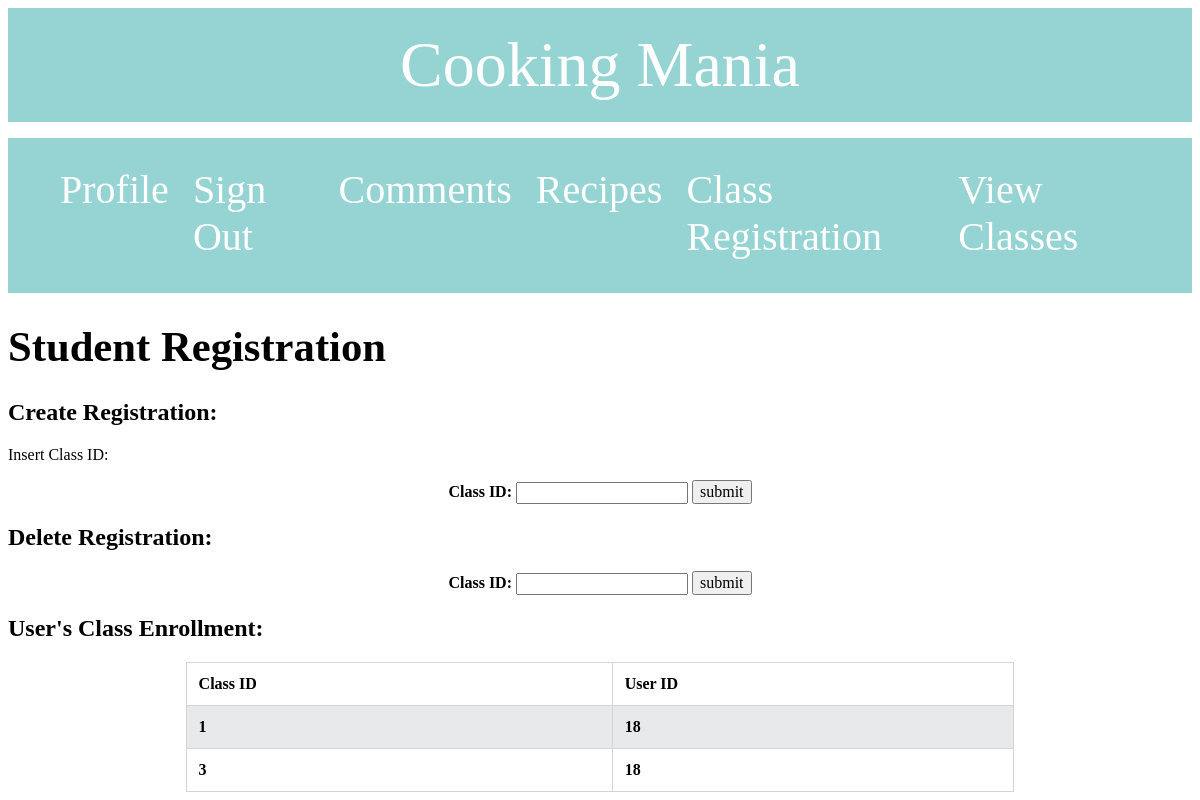
Screenshot of /class_reg.php (signed in) with the database file from the repository.
### tables this page shows
CREATE TABLE `class_enrollment` (
  `Class_ID` int(11) NOT NULL,
  `User_ID` int(11) NOT NULL
);

### class_reg.php (the view, shortened to what this page needs)
<!DOCTYPE html>
<html lang="en">
<head>
</head>
<body>
    <?php include "navbar.php"?>
    <?php include 'dbconnection.php'?>
    <?php $user_id = $_SESSION['User_ID']; ?>
    <?php $user_type = $_SESSION['User_type']; ?>
    <?php if($user_type == 3){ ?>
    <h1>Student Registration</h1>
    <h2>Create Registration:</h2>
    <p>Insert Class ID:</p>
    <form action= <?php echo $_SERVER['PHP_SELF']; ?> method="post">
        <div class="class_registration" align="center">
            <label for="Class_ID"><b>Class ID:<b></label>
			<input type="number" name="Class_ID" required>
			<input type="submit" name="registration" value="submit" style="font-size:16px">
        </div>
    </form>
    <h2>Delete Registration:</h2>
    <form action= <?php echo $_SERVER['PHP_SELF']; ?> method="post">
        <div class="delete_class_registration" align="center">
            <label for="Class_ID_delete"><b>Class ID:<b></label>
			<input type="number" name="Class_ID_delete" required>
			<input type="submit" name="deletion" value="submit" style="font-size:16px">
        </div>
    </form>
    <?php } ?>
<?php if($user_type == 3){ ?>
<h2>User's Class Enrollment:</h2>
<?php } ?>
<?php
if($user_type == 3){
$sql_reg = "SELECT * FROM class_enrollment WHERE User_ID = $user_id";
$result_reg = mysqli_query($connection, $sql_reg);
    if(mysqli_num_rows($result_reg) > 0)
    {
        echo '<table> <tr> <th> Class ID </th> <th> User ID </th> </tr>';
        while($row = mysqli_fetch_assoc($result_reg)){
                echo '<tr > <td>' . $row["Class_ID"] . '</td>
                <td>' . $row["User_ID"] . '</td>
            </tr>';
        }
        echo '</table>';
    }
    else{
        echo "0 results";
    }
}
?>
</body>
</html>

### css/styles.css (style rules this page uses)
* { font-family: "Comic Sans MS"; caret-color: transparent; }
form input { caret-color: black; }
h1 { font-size: 32pt; }

### class_reg.php (style rules this page uses)
table { width: 70%; margin: auto; font-family: Arial, Helvetica, sans-serif; }
table, tr, th, td { border: 1px solid #d4d4d4; border-collapse: collapse; padding: 12px; }
th, td { text-align: left; vertical-align: top; }
tr:nth-child(even) { background-color: #e7e9eb; }

### rows the page displays
class_enrollment: Class_ID "1", User_ID "18"
class_enrollment: Class_ID "3", User_ID "18"
